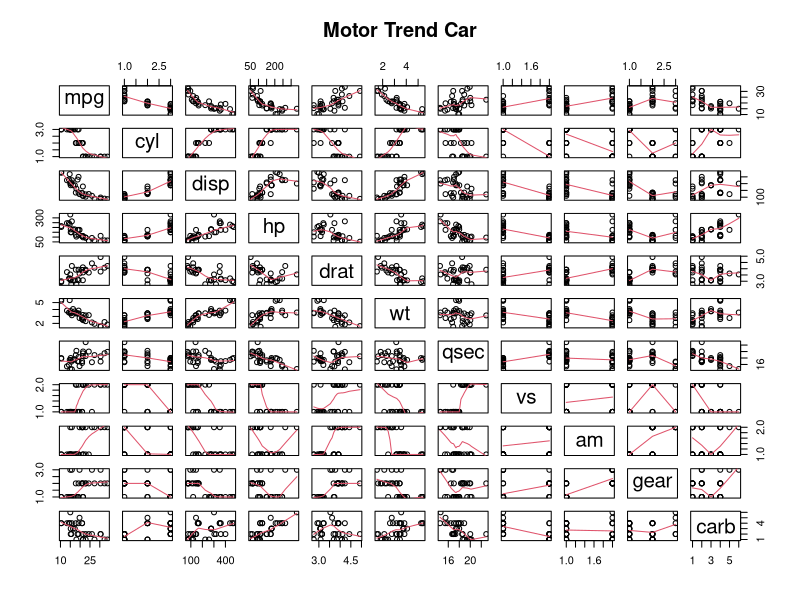
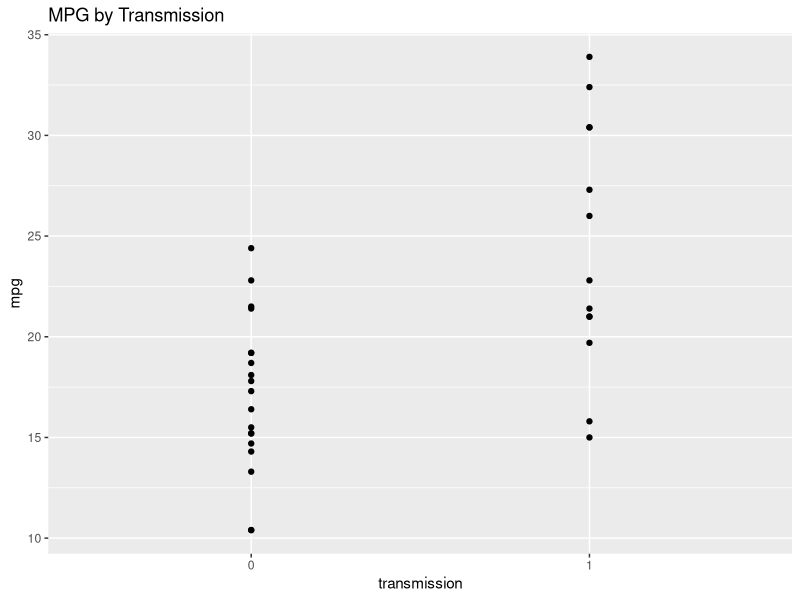
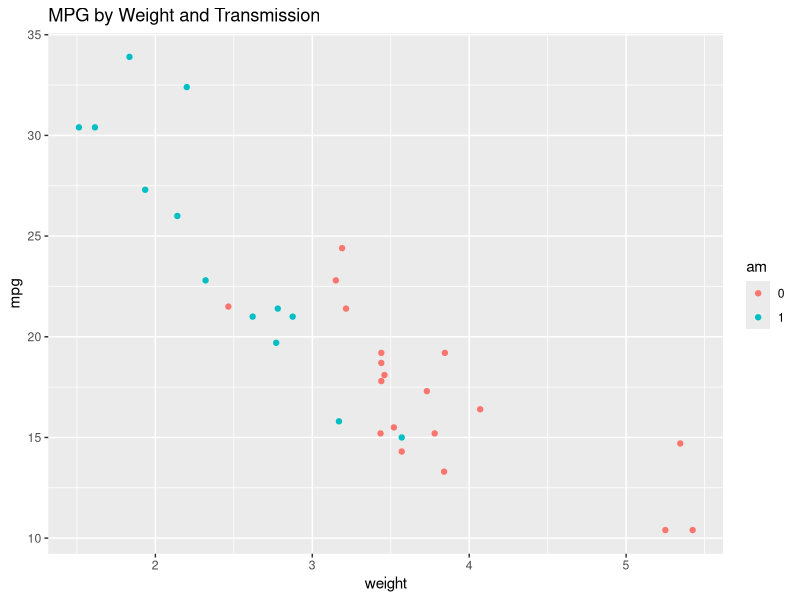
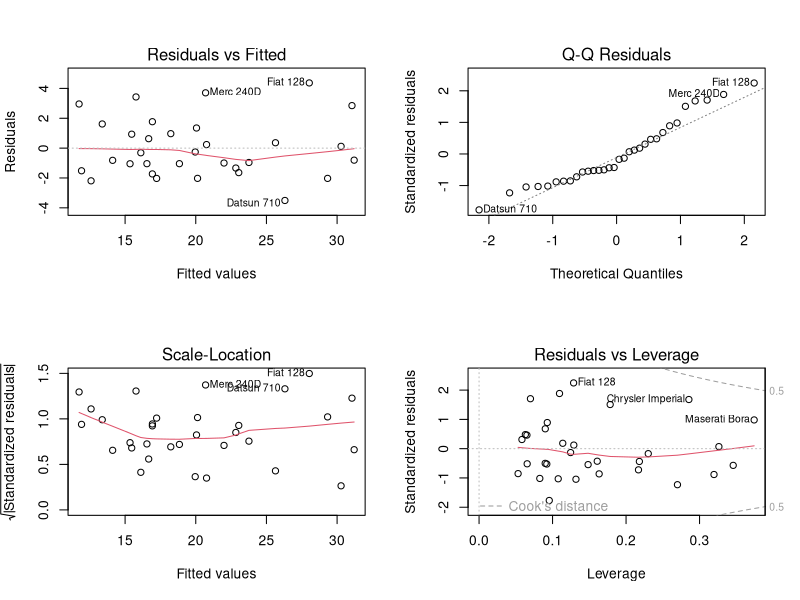

These charts were generated, in order, by the following R code:
## ---- chunk 1
attach(mtcars)
t <- t.test(mpg~am)
t$p.value
t$estimate[2]-t$estimate[1]
## ---- chunk 2
mtcars$cyl <- factor(mtcars$cyl)
mtcars$vs <- factor(mtcars$vs)
mtcars$am <- factor(mtcars$am)
mtcars$gear <- factor(mtcars$gear)
mtcars$carb <- factor(mtcars$carb)
## ---- chunk 3
fit1 <- lm(mpg ~ ., data = mtcars)
summary(fit1)[9] #adj.r.squared
## ---- chunk 4
fit2 <- step(fit1, k = log(nrow(mtcars)))
summary(fit2)[9]
## ---- chunk 5
fit3 <-lm(mpg ~ wt + qsec + am + wt:am, data = mtcars)
summary(fit3)[9]
## ---- chunk 6
summary(fit3)$coefficients
## ---- chunk 7
pairs(mtcars, panel = panel.smooth, main = "Motor Trend Car")
## ---- chunk 8
library(ggplot2)
ggplot(mtcars, aes(x=am, y=mpg)) +
        geom_point() +
        xlab('transmission') +
        ggtitle("MPG by Transmission")
## ---- chunk 9
ggplot(mtcars, aes(x=wt, y=mpg, group=am, color=am)) +
        geom_point() +
        xlab('weight') +
        ggtitle("MPG by Weight and Transmission")
## ---- chunk 10
par(mfrow = c(2, 2))
plot(fit3)
